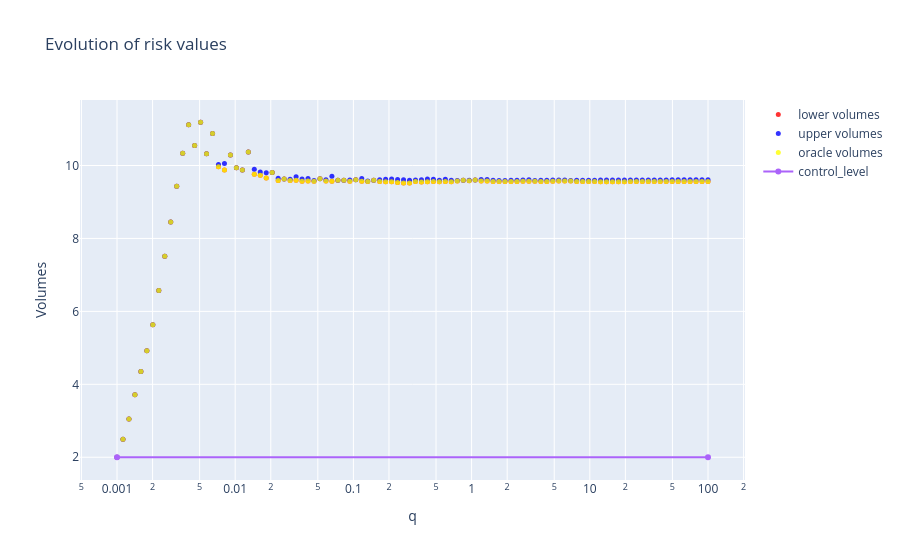

Notebook code cell kept with this figure:
### Code cell
fig = go.Figure()
fig.add_trace(
    go.Scatter(
        x=regularization_grid,
        y=lower_volumes,
        name="lower volumes",
        mode="markers",  # Specify the marker mode ('markers' for scatter plot)
        marker=dict(
            size=5,  # Set the marker size
            color="red",  # Set the marker color
            opacity=0.8,  # Set the marker opacity
        ),
    )
)

fig.add_trace(
    go.Scatter(
        x=regularization_grid,
        y=upper_volumes,
        name="upper volumes",
        mode="markers",  # Specify the marker mode ('markers' for scatter plot)
        marker=dict(
            size=5,  # Set the marker size
            color="blue",  # Set the marker color
            opacity=0.8,  # Set the marker opacity
        ),
    )
)

fig.add_trace(
    go.Scatter(
        x=regularization_grid,
        y=oracle_volumes,
        name="oracle volumes",
        mode="markers",  # Specify the marker mode ('markers' for scatter plot)
        marker=dict(
            size=5,  # Set the marker size
            color="yellow",  # Set the marker color
            opacity=0.8,  # Set the marker opacity
        ),
    )
)



fig.add_trace(
    go.Scatter(
        x=[regularization_grid[0], regularization_grid[-1]],
        y=[min_upper_volumes, min_upper_volumes],
        name="control_level",
    )
)

fig.update_layout(
    title="Evolution of risk values",
    xaxis_title="q",
    yaxis_title="Volumes",
)
fig.update_xaxes(type="log")
fig.show()
